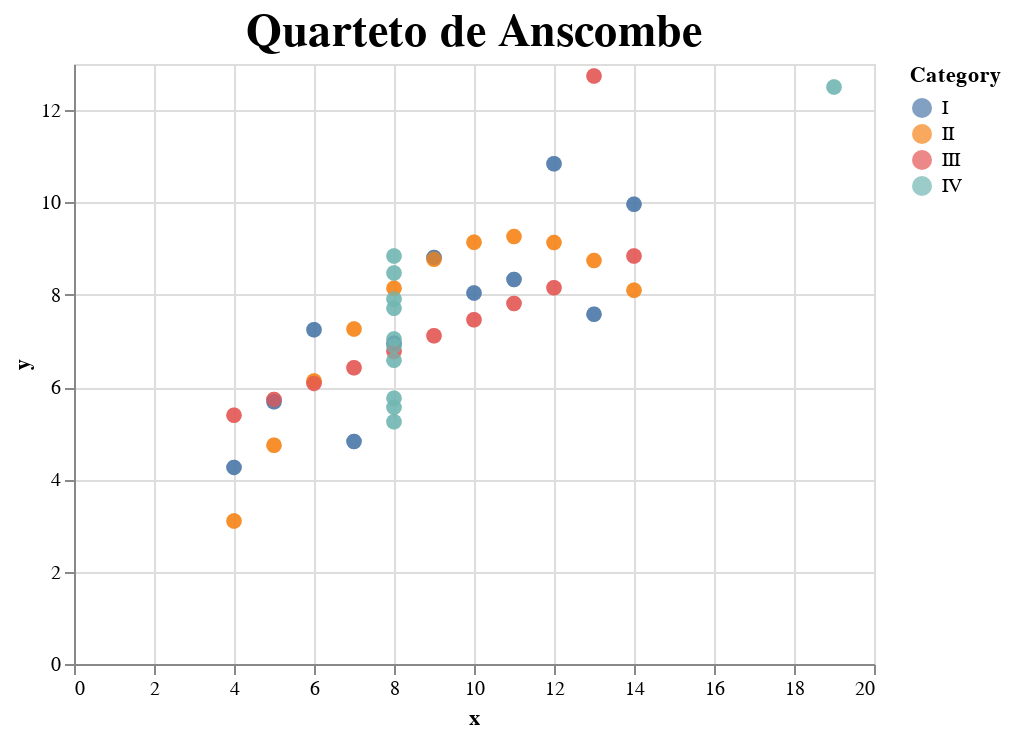

The notebook cell this image was saved under:
### Code cell
# Selection tool
selection = alt.selection_single(fields=['Category'])
# Color change when clicked
color = alt.condition(selection,
                    alt.Color('Category:N'),
                    alt.value('lightgray'))

base = alt.Chart(df).mark_circle(size=60).encode(
    x='x',
    y='y',
    color='Category',
    tooltip=['Category', 'x', 'y']
)

# Chart
chart = base.encode(
  color=alt.condition(selection, 'Category:N', alt.value('lightgray')),
).add_selection(
  selection
)

final = base + chart 

finalchart = final.properties(
    title='Quarteto de Anscombe'
).configure_title(
    fontSize=23,
    anchor='middle'
)

finalchart

### Figure 1 — Vega-Lite specification as saved in the notebook (floating-point values rounded to 4 significant figures)
{"config": {"view": {"continuousWidth": 400, "continuousHeight": 300}, "title": {"anchor": "middle", "fontSize": 23}}, "layer": [{"mark": {"type": "circle", "size": 60}, "encoding": {"color": {"type": "nominal", "field": "Category"}, "tooltip": [{"type": "nominal", "field": "Category"}, {"type": "quantitative", "field": "x"}, {"type": "quantitative", "field": "y"}], "x": {"type": "quantitative", "field": "x"}, "y": {"type": "quantitative", "field": "y"}}}, {"mark": {"type": "circle", "size": 60}, "encoding": {"color": {"condition": {"type": "nominal", "field": "Category", "selection": "selector005"}, "value": "lightgray"}, "tooltip": [{"type": "nominal", "field": "Category"}, {"type": "quantitative", "field": "x"}, {"type": "quantitative", "field": "y"}], "x": {"type": "quantitative", "field": "x"}, "y": {"type": "quantitative", "field": "y"}}, "selection": {"selector005": {"type": "single", "fields": ["Category"]}}}], "data": {"name": "data-88283bd21553e8f511839ecc1a78b552"}, "title": "Quarteto de Anscombe", "$schema": "https://vega.github.io/schema/vega-lite/v4.8.1.json", "datasets": {"data-88283bd21553e8f511839ecc1a78b552": [{"Category": "I", "x": 10, "y": 8.04}, {"Category": "I", "x": 8, "y": 6.95}, {"Category": "I", "x": 13, "y": 7.58}, {"Category": "I", "x": 9, "y": 8.81}, {"Category": "I", "x": 11, "y": 8.33}, {"Category": "I", "x": 14, "y": 9.96}, {"Category": "I", "x": 6, "y": 7.24}, {"Category": "I", "x": 4, "y": 4.26}, {"Category": "I", "x": 12, "y": 10.84}, {"Category": "I", "x": 7, "y": 4.82}, {"Category": "I", "x": 5, "y": 5.68}, {"Category": "II", "x": 10, "y": 9.14}, {"Category": "II", "x": 8, "y": 8.14}, {"Category": "II", "x": 13, "y": 8.74}, {"Category": "II", "x": 9, "y": 8.77}, {"Category": "II", "x": 11, "y": 9.26}, {"Category": "II", "x": 14, "y": 8.1}, {"Category": "II", "x": 6, "y": 6.13}, {"Category": "II", "x": 4, "y": 3.1}, {"Category": "II", "x": 12, "y": 9.13}, {"Category": "II", "x": 7, "y": 7.26}, {"Category": "II", "x": 5, "y": 4.74}, {"Category": "III", "x": 10, "y": 7.46}, {"Category": "III", "x": 8, "y": 6.77}, {"Category": "III", "x": 13, "y": 12.74}, {"Category": "III", "x": 9, "y": 7.11}, {"Category": "III", "x": 11, "y": 7.81}, {"Category": "III", "x": 14, "y": 8.84}, {"Category": "III", "x": 6, "y": 6.08}, {"Category": "III", "x": 4, "y": 5.39}, {"Category": "III", "x": 12, "y": 8.15}, {"Category": "III", "x": 7, "y": 6.42}, {"Category": "III", "x": 5, "y": 5.73}, {"Category": "IV", "x": 8, "y": 6.58}, {"Category": "IV", "x": 8, "y": 5.76}, {"Category": "IV", "x": 8, "y": 7.71}, {"Category": "IV", "x": 8, "y": 8.84}, {"Category": "IV", "x": 8, "y": 8.47}, {"Category": "IV", "x": 8, "y": 7.04}, {"Category": "IV", "x": 8, "y": 5.25}, {"Category": "IV", "x": 19, "y": 12.5}, {"Category": "IV", "x": 8, "y": 5.56}, {"Category": "IV", "x": 8, "y": 7.91}, {"Category": "IV", "x": 8, "y": 6.89}]}}
